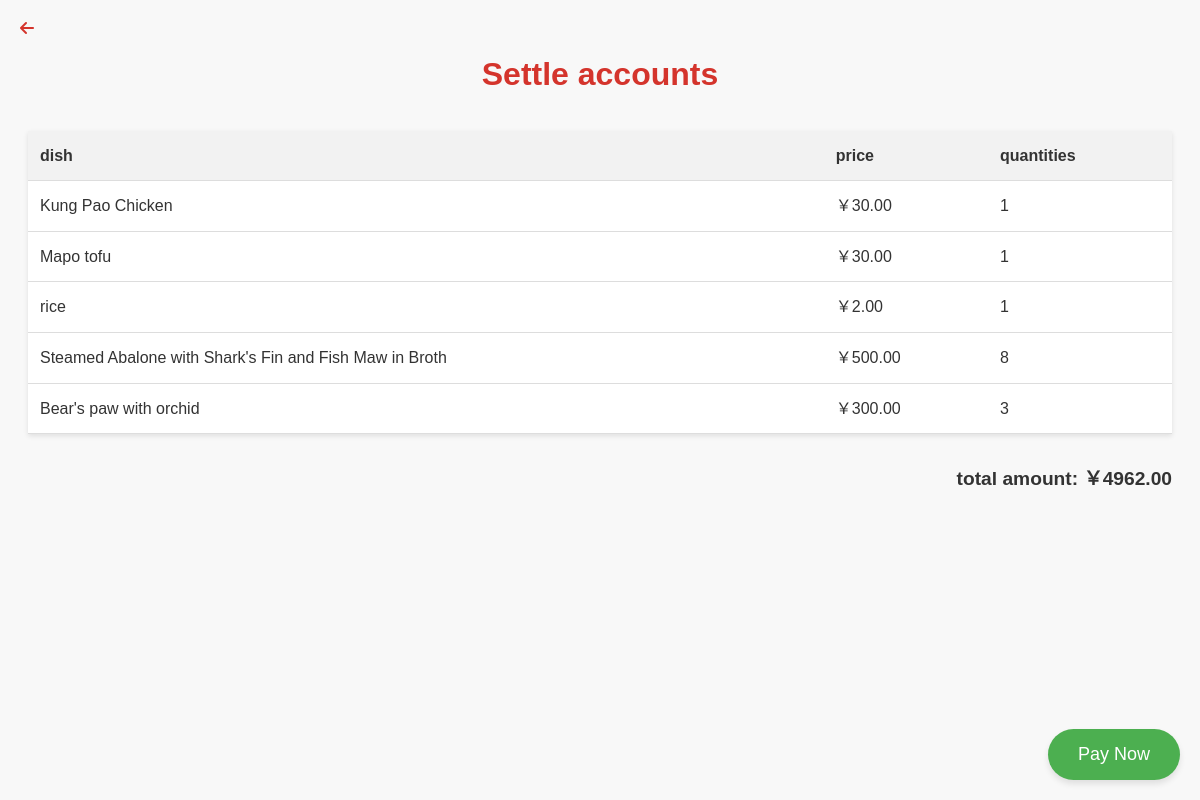
/order/checkout/13/, run on the app's committed database.
### orders/models.py (models this page shows)
class OrderItems(models.Model):
    order = models.ForeignKey(Order, on_delete=models.CASCADE, related_name="order_items")
    menuitem = models.ForeignKey(MenuItem, on_delete=models.CASCADE, related_name="menu_orders")
    quantity = models.IntegerField(default=1)  # 添加 quantity 字段，确保记录菜品数量
    class Meta:
        unique_together = (('order', 'menuitem'),)

class MenuItem(models.Model):
    name = models.CharField(max_length=100)
    description = models.TextField()
    price = models.DecimalField(max_digits=10, decimal_places=2)
    image = models.ImageField(upload_to="menu_image/", blank=True, null=True)  # 修改为 ImageField

### orders/views.py (the view)
# urls.py: path("checkout/<int:order_id>/", views.checkout, name="checkout"),
def checkout(request, order_id,):
    order = get_object_or_404(Order, id=order_id)
    order_items = OrderItems.objects.filter(order=order)
    total_price = sum(item.menuitem.price * item.quantity for item in order_items)
    menu_items = list(MenuItem.objects.values("id", "name", "price"))
    for item in menu_items:
        item["price"] = float(item["price"])
    menu_items_json = json.dumps(menu_items)
    return render(request, "orders/checkout.html", {
        "order": order,
        "order_items": order_items,
        "total_price": total_price,
        "menu_items_json": menu_items_json
    })

### orders/templates/orders/checkout.html (shortened to what this page needs)
<!DOCTYPE html>
<html lang="zh">
<head>
    {% load static %}
    <link rel="stylesheet" href="{% static 'css/style.css' %}">
    <link rel="stylesheet" href="https://cdnjs.cloudflare.com/ajax/libs/font-awesome/6.5.0/css/all.min.css">
</head>
<body>
    <a href="/menu/1" class="back-button">
    <i class="fas fa-arrow-left"></i>
    </a>
    <h1>Settle accounts</h1>
    <table>
        <thead>
            <tr>
                <th>dish</th>
                <th>price</th>
                <th>quantities</th>
            </tr>
        </thead>
        <tbody>
            {% for item in order_items %}
            <tr>
                <td>{{ item.menuitem.name }}</td>
                <td>￥{{ item.menuitem.price|floatformat:2 }}</td>
                <td>{{ item.quantity }}</td>
            </tr>
            {% endfor %}
        </tbody>
    </table>
    <p class="total-price">total amount: ￥{{ total_price|floatformat:2 }}</p>
    <button class="floating-button" onclick="goToPayment()"> Pay Now</button>
</body>
</html>

### static/css/style.css (style rules this page uses)
body { font-family: Arial, sans-serif; }
.floating-button { position: fixed; bottom: 20px; right: 20px; background-color: #ff6600; color: white; border: none; padding: 15px 20px; border-radius: 50px; font-size: 18px; cursor: pointer; box-shadow: 2px 2px 10px rgba(0, 0, 0, 0.2); }

### orders/templates/orders/checkout.html (style rules this page uses)
body { font-family: 'Microsoft YaHei', 'Heiti SC', 'Helvetica', sans-serif; background-color: #f8f8f8; color: #333; line-height: 1.6; padding: 20px; }
h1 { color: #d4342c; text-align: center; margin-bottom: 30px; }
table { width: 100%; border-collapse: collapse; margin-bottom: 30px; background-color: white; box-shadow: 0 2px 5px rgba(0,0,0,0.1); }
th, td { padding: 12px; text-align: left; border-bottom: 1px solid #ddd; }
th { background-color: #f2f2f2; font-weight: bold; }
.total-price { font-size: 1.2em; font-weight: bold; text-align: right; margin-top: 20px; }
.floating-button { position: fixed; bottom: 20px; right: 20px; background-color: #4CAF50; color: white; border: none; padding: 15px 30px; border-radius: 30px; font-size: 18px; cursor: pointer; box-shadow: 0 4px 6px rgba(0,0,0,0.1); transition: background-color 0.3s; }
.back-button { position: absolute; top: 20px; left: 20px; font-size: 16px; color: #d4342c; text-decoration: none; font-weight: bold; display: flex; align-items: center; }
.back-button i { margin-right: 6px; }

### data on the page
OrderItems: menuitem.name "Kung Pao Chicken", menuitem.price "30.00", quantity "1"
OrderItems: menuitem.name "Mapo tofu", menuitem.price "30.00", quantity "1"
OrderItems: menuitem.name "rice", menuitem.price "2.00", quantity "1"
OrderItems: menuitem.name "Steamed Abalone with Shark's Fin and Fish Maw in Broth", menuitem.price "500.00", quantity "8"
OrderItems: menuitem.name "Bear's paw with orchid", menuitem.price "300.00", quantity "3"

### other printed values
{{ total_price|floatformat:2 }} "4962.00"
